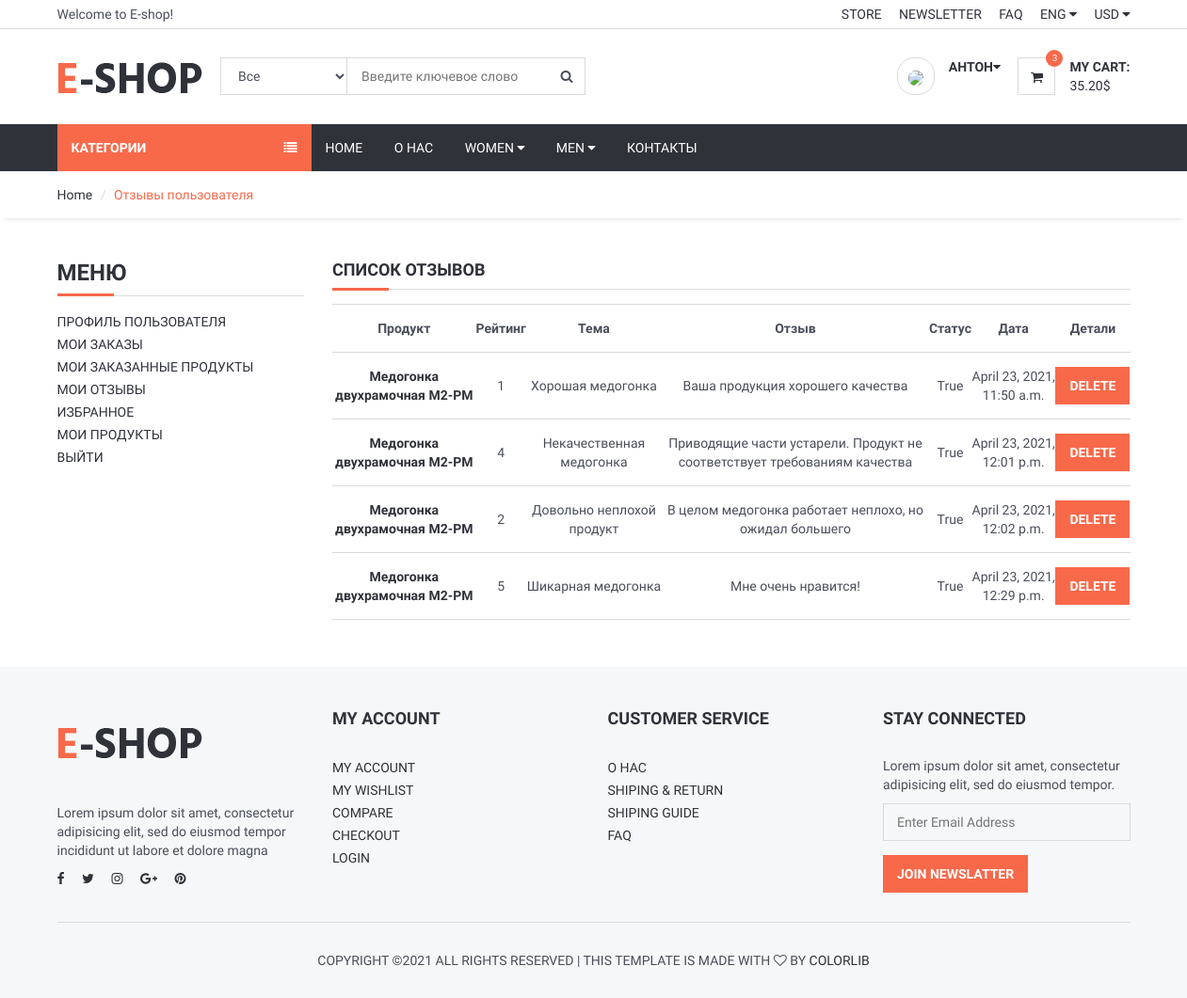
The page /user/comments/ (signed in) on the database as committed earlier.
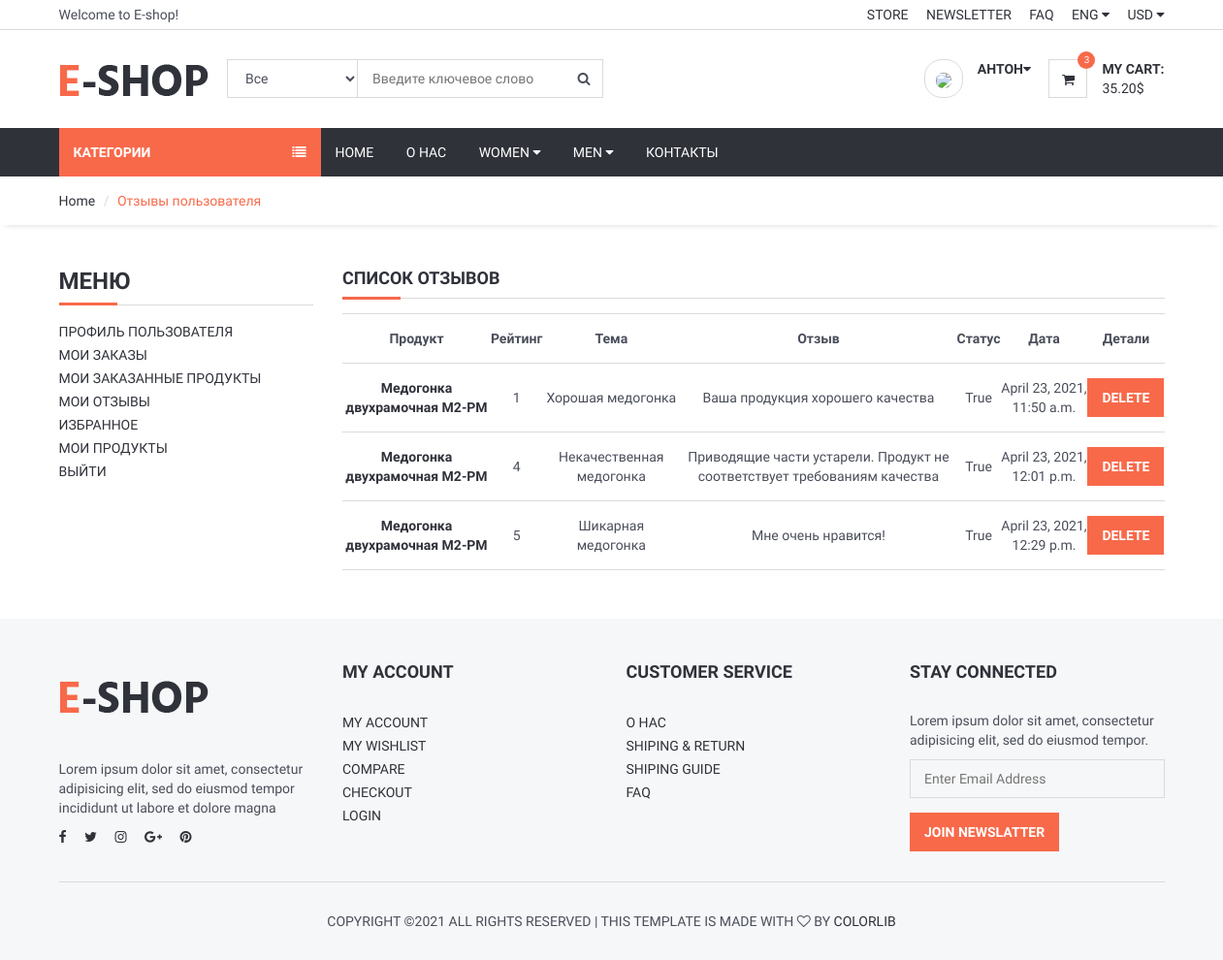
The same page on the database as committed later.
### product/models.py (models this page shows, shortened)
class Comment(models.Model):
    STATUS = (
        ('New', 'New'),
        ('True', 'True'),
        ('False', 'False'),
    )
    product = models.ForeignKey(Product, on_delete=models.CASCADE)
    user = models.ForeignKey(User, on_delete=models.CASCADE)
    subject = models.CharField(max_length=50, blank=True)
    comment = models.CharField(max_length=250, blank=True)
    rate = models.IntegerField(default=1)
    ip = models.CharField(max_length=20, blank=True)
    status = models.CharField(max_length=10, choices=STATUS, default='New')
    create_at = models.DateTimeField(auto_now_add=True)
    update_at = models.DateTimeField(auto_now=True)

class Product(models.Model):
    STATUS = (
        ('True', 'True'),
        ('False', 'False'),
    )
    category = models.ForeignKey(Category, on_delete=models.CASCADE) #many to one relation with Category
    title = models.CharField(max_length=150)
    keywords = models.CharField(max_length=255)
    description = models.TextField(max_length=255)
    image = models.ImageField(blank=True, upload_to='images/')
    price = models.FloatField()
    amount = models.IntegerField()
    minamount = models.IntegerField()
    detail = RichTextUploadingField()
    slug = models.SlugField(null=False, unique=True)
    status = models.CharField(max_length=10, choices=STATUS)
    create_at = models.DateTimeField(auto_now_add=True)
    update_at = models.DateTimeField(auto_now=True)
    def image_tag(self):
        return mark_safe('<img src="{}" height="50" width="50"/>'.format(self.image.url))
    image_tag.short_description = 'Image'

### user/views.py (the view)
# urls.py: path('comments/', views.user_comments, name='user_comments'),
def user_comments(request):
    category = Category.objects.all()
    current_user = request.user
    comments = Comment.objects.filter(user_id=current_user.id)
    context = {
        'category': category,
        'comments': comments,
    }
    return render(request, 'user_comments.html', context)

### user/templates/user_comments.html (shortened to what this page needs)
{% extends 'homebase.html' %}
{% block sidebar %} {% include 'sidebar.html' %} {% endblock %}
{% block body %}
    <div id="breadcrumb">
        <div class="container">
            <ul class="breadcrumb">
                <li><a href="/">Home</a></li>
                <li class="active">Отзывы пользователя</li>
            </ul>
        </div>
    </div>
    <div class="section">
        <div class="container">
            <div class="row">
                <div class="col-md-3">
                    {% include "user_panel.html" %}
                </div>
                <div class="col-md-9">
                    <div class="section-title">
                        <h4 class="title">Список отзывов</h4>
                    </div>
                    <table class="shopping-cart-table table">
                        <tr>
                            <th class="text-center">Продукт </th>
                            <th class="text-center">Рейтинг</th>
                            <th class="text-center">Тема </th>
                            <th class="text-center">Отзыв </th>
                            <th class="text-center">Статус </th>
                            <th class="text-center">Дата </th>
                            <th class="text-center">Детали </th>
                        </tr>
                        {% for rs in comments %}
                            <tr>
                                <td class="text-center">
                                    <a href="/product/{{ rs.product_id }}/{{ rs.product.slug }}">
                                        <strong> {{ rs.product.title}}</strong>
                                    </a>
                                </td>
                                <td class="text-center">{{ rs.rate}} </td>
                                <td class="text-center">{{ rs.subject}} </td>
                                <td class="text-center">{{ rs.comment}} </td>
                                <td class="text-center">{{ rs.status}} </td>
                                <td class="text-center">{{ rs.create_at}} </td>
                                <td class="text-center">
                                    <a class="primary-btn" href="/user/deletecomment/{{ rs.id }}" onclick="return confirm('Отзыв будет удалён! Вы уверены?')"> Delete </a>
                                </td>
                            </tr>
                        {% endfor %}
                    </table>
                </div>
            </div>
        </div>
    </div>
{% endblock %}

Rows that differ between the two databases and show on the page:
removed Comment: product "Медогонка двухрамочная М2-РМ", rate "2", subject "Довольно неплохой продукт", comment "В целом медогонка работает неплохо, но ожидал большего", status "True", create_at "April 23, 2021, 12:02 p.m."
